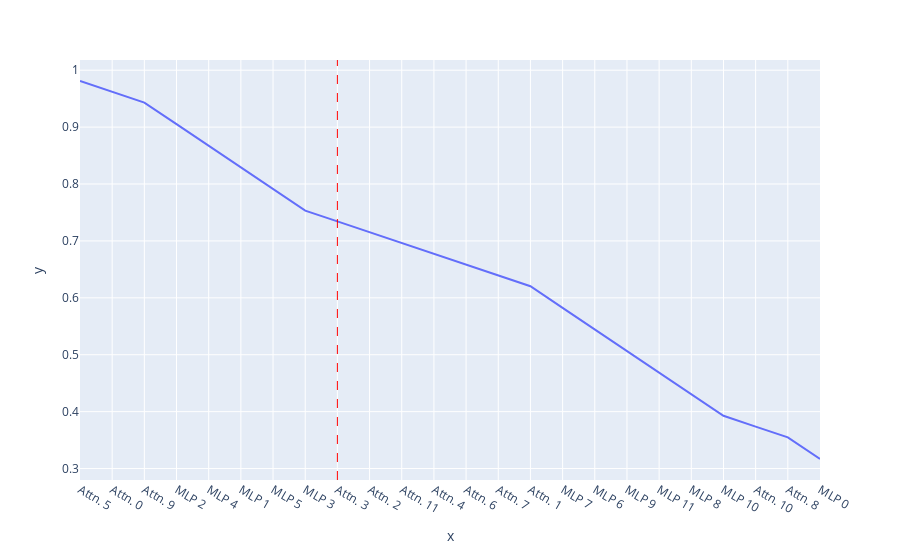

Notebook code cell kept with this figure:
### Code cell
p_parameters = [x/initial_parameters for x in num_parameters]
fig = px.line(x = labels, y=p_parameters)
fig.add_vline(x=labels[cutoff], line_width=1., line_dash="dash", line_color="red")
fig.show()

### Figure 1 — Plotly figure (JSON) as saved in the notebook; plotly's stock layout.template omitted (floating-point values rounded to 4 significant figures)
{"data": [{"hovertemplate": "x=%{x}<br>y=%{y}<extra></extra>", "legendgroup": "", "line": {"color": "#636efa", "dash": "solid"}, "marker": {"symbol": "circle"}, "mode": "lines", "name": "", "orientation": "v", "showlegend": false, "type": "scatter", "x": ["Attn. 5", "Attn. 0", "Attn. 9", "MLP 2", "MLP 4", "MLP 1", "MLP 5", "MLP 3", "Attn. 3", "Attn. 2", "Attn. 11", "Attn. 4", "Attn. 6", "Attn. 7", "Attn. 1", "MLP 7", "MLP 6", "MLP 9", "MLP 11", "MLP 8", "MLP 10", "Attn. 10", "Attn. 8", "MLP 0"], "xaxis": "x", "y": [0.981, 0.962, 0.943, 0.9051, 0.8671, 0.8292, 0.7912, 0.7533, 0.7343, 0.7153, 0.6963, 0.6774, 0.6584, 0.6394, 0.6204, 0.5825, 0.5445, 0.5066, 0.4686, 0.4307, 0.3927, 0.3737, 0.3547, 0.3168], "yaxis": "y"}], "layout": {"legend": {"tracegroupgap": 0}, "margin": {"t": 60}, "shapes": [{"line": {"color": "red", "dash": "dash", "width": 1}, "type": "line", "x0": "Attn. 3", "x1": "Attn. 3", "xref": "x", "y0": 0, "y1": 1, "yref": "y domain"}], "xaxis": {"anchor": "y", "domain": [0, 1], "title": {"text": "x"}}, "yaxis": {"anchor": "x", "domain": [0, 1], "title": {"text": "y"}}}}
